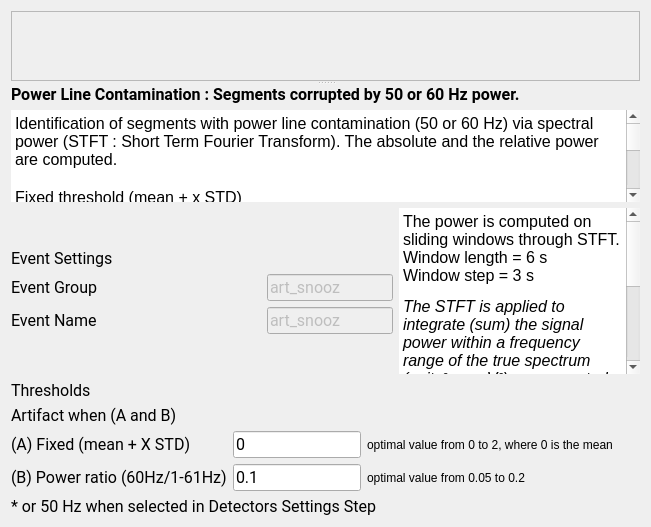
<?xml version="1.0" encoding="UTF-8"?>
<ui version="4.0">
 <class>PowerLineStep</class>
 <widget class="QWidget" name="PowerLineStep">
  <property name="geometry">
   <rect>
    <x>0</x>
    <y>0</y>
    <width>651</width>
    <height>527</height>
   </rect>
  </property>
  <property name="windowTitle">
   <string>Form</string>
  </property>
  <property name="styleSheet">
   <string notr="true">font: 12pt &quot;Roboto&quot;;</string>
  </property>
  <layout class="QVBoxLayout" name="verticalLayout_4">
   <item>
    <widget class="QSplitter" name="splitter">
     <property name="orientation">
      <enum>Qt::Vertical</enum>
     </property>
     <widget class="QScrollArea" name="scrollArea">
      <property name="sizePolicy">
       <sizepolicy hsizetype="Expanding" vsizetype="Preferred">
        <horstretch>0</horstretch>
        <verstretch>0</verstretch>
       </sizepolicy>
      </property>
      <property name="widgetResizable">
       <bool>true</bool>
      </property>
      <widget class="QWidget" name="scrollAreaWidgetContents">
       <property name="geometry">
        <rect>
         <x>0</x>
         <y>0</y>
         <width>1549</width>
         <height>164</height>
        </rect>
       </property>
       <layout class="QHBoxLayout" name="horizontalLayout">
        <item>
         <widget class="QLabel" name="label_10">
          <property name="text">
           <string/>
          </property>
          <property name="pixmap">
           <pixmap resource="PowerLine_res.qrc">:/powerline/powerLine_marked.png</pixmap>
          </property>
          <property name="alignment">
           <set>Qt::AlignCenter</set>
          </property>
         </widget>
        </item>
       </layout>
      </widget>
     </widget>
     <widget class="QWidget" name="layoutWidget">
      <layout class="QVBoxLayout" name="verticalLayout_3">
       <item>
        <widget class="QLabel" name="label_9">
         <property name="font">
          <font>
           <family>Roboto</family>
           <pointsize>12</pointsize>
           <weight>50</weight>
           <italic>false</italic>
           <bold>false</bold>
          </font>
         </property>
         <property name="text">
          <string>&lt;html&gt;&lt;head/&gt;&lt;body&gt;&lt;p&gt;&lt;span style=&quot; font-weight:600;&quot;&gt;Power Line Contamination : Segments corrupted by 50 or 60 Hz power.&lt;/span&gt;&lt;/p&gt;&lt;/body&gt;&lt;/html&gt;</string>
         </property>
        </widget>
       </item>
       <item>
        <widget class="QTextEdit" name="description_textEdit">
         <property name="sizePolicy">
          <sizepolicy hsizetype="Expanding" vsizetype="Expanding">
           <horstretch>0</horstretch>
           <verstretch>0</verstretch>
          </sizepolicy>
         </property>
         <property name="autoFillBackground">
          <bool>true</bool>
         </property>
         <property name="styleSheet">
          <string notr="true"/>
         </property>
         <property name="frameShape">
          <enum>QFrame::HLine</enum>
         </property>
         <property name="frameShadow">
          <enum>QFrame::Plain</enum>
         </property>
         <property name="lineWidth">
          <number>0</number>
         </property>
         <property name="readOnly">
          <bool>true</bool>
         </property>
         <property name="html">
          <string>&lt;!DOCTYPE HTML PUBLIC &quot;-//W3C//DTD HTML 4.0//EN&quot; &quot;http://www.w3.org/TR/REC-html40/strict.dtd&quot;&gt;
&lt;html&gt;&lt;head&gt;&lt;meta name=&quot;qrichtext&quot; content=&quot;1&quot; /&gt;&lt;style type=&quot;text/css&quot;&gt;
p, li { white-space: pre-wrap; }
&lt;/style&gt;&lt;/head&gt;&lt;body style=&quot; font-family:'Roboto'; font-size:12pt; font-weight:400; font-style:normal;&quot;&gt;
&lt;p style=&quot; margin-top:0px; margin-bottom:0px; margin-left:0px; margin-right:0px; -qt-block-indent:0; text-indent:0px;&quot;&gt;Identification of segments with power line contamination (50 or 60 Hz) via spectral power (STFT : Short Term Fourier Transform). The absolute and the relative power are computed. &lt;/p&gt;
&lt;p style=&quot;-qt-paragraph-type:empty; margin-top:0px; margin-bottom:0px; margin-left:0px; margin-right:0px; -qt-block-indent:0; text-indent:0px;&quot;&gt;&lt;br /&gt;&lt;/p&gt;
&lt;p style=&quot; margin-top:0px; margin-bottom:0px; margin-left:0px; margin-right:0px; -qt-block-indent:0; text-indent:0px;&quot;&gt;&lt;span style=&quot; text-decoration: underline;&quot;&gt;Fixed threshold&lt;/span&gt;&lt;span style=&quot; color:#000000;&quot;&gt; (mean + x STD)&lt;/span&gt;&lt;/p&gt;
&lt;p style=&quot; margin-top:0px; margin-bottom:0px; margin-left:0px; margin-right:0px; -qt-block-indent:0; text-indent:0px;&quot;&gt;The power is log10 transformed to make the data more normally distributed, however the distribution of the power of all selected channels is often skewed right du to artifacts.&lt;/p&gt;
&lt;p style=&quot; margin-top:0px; margin-bottom:0px; margin-left:0px; margin-right:0px; -qt-block-indent:0; text-indent:0px;&quot;&gt;The distribution is then modeled by a 3-components Gaussian Mixture Model (GMM).&lt;/p&gt;
&lt;p style=&quot; margin-top:0px; margin-bottom:0px; margin-left:0px; margin-right:0px; -qt-block-indent:0; text-indent:0px;&quot;&gt;The threshold is multiplied by the standard deviation (STD) and added to the mean of the main gaussian (over a mixture of 3).&lt;/p&gt;
&lt;p style=&quot; margin-top:0px; margin-bottom:0px; margin-left:0px; margin-right:0px; -qt-block-indent:0; text-indent:0px;&quot;&gt;An artifact is possibly identified when the log10(power) &amp;gt; (mean + threshold*STD)&lt;/p&gt;
&lt;p style=&quot;-qt-paragraph-type:empty; margin-top:0px; margin-bottom:0px; margin-left:0px; margin-right:0px; -qt-block-indent:0; text-indent:0px;&quot;&gt;&lt;br /&gt;&lt;/p&gt;
&lt;p style=&quot; margin-top:0px; margin-bottom:0px; margin-left:0px; margin-right:0px; -qt-block-indent:0; text-indent:0px;&quot;&gt;&lt;span style=&quot; text-decoration: underline;&quot;&gt;Power ratio threshold&lt;/span&gt; (relative power)&lt;/p&gt;
&lt;p style=&quot; margin-top:0px; margin-bottom:0px; margin-left:0px; margin-right:0px; -qt-block-indent:0; text-indent:0px;&quot;&gt;Power line contamination can be masked (thus non-disturbing) by a strong low frequency signal. An artifact is possibly identified when the relative power (60 Hz)/(1-61 Hz) &amp;gt; threshold.&lt;/p&gt;
&lt;p style=&quot;-qt-paragraph-type:empty; margin-top:0px; margin-bottom:0px; margin-left:0px; margin-right:0px; -qt-block-indent:0; text-indent:0px;&quot;&gt;&lt;br /&gt;&lt;/p&gt;
&lt;p style=&quot; margin-top:0px; margin-bottom:0px; margin-left:0px; margin-right:0px; -qt-block-indent:0; text-indent:0px;&quot;&gt;A segment whose power exceeds the 2 thresholds is considered an artifact.&lt;/p&gt;&lt;/body&gt;&lt;/html&gt;</string>
         </property>
        </widget>
       </item>
      </layout>
     </widget>
    </widget>
   </item>
   <item>
    <layout class="QGridLayout" name="gridLayout_2">
     <item row="0" column="0">
      <layout class="QVBoxLayout" name="verticalLayout">
       <item>
        <spacer name="verticalSpacer_2">
         <property name="orientation">
          <enum>Qt::Vertical</enum>
         </property>
         <property name="sizeType">
          <enum>QSizePolicy::Fixed</enum>
         </property>
         <property name="sizeHint" stdset="0">
          <size>
           <width>20</width>
           <height>40</height>
          </size>
         </property>
        </spacer>
       </item>
       <item>
        <widget class="QLabel" name="label_4">
         <property name="minimumSize">
          <size>
           <width>0</width>
           <height>20</height>
          </size>
         </property>
         <property name="maximumSize">
          <size>
           <width>16777215</width>
           <height>20</height>
          </size>
         </property>
         <property name="font">
          <font>
           <family>Roboto</family>
           <pointsize>12</pointsize>
           <weight>50</weight>
           <italic>false</italic>
           <bold>false</bold>
          </font>
         </property>
         <property name="text">
          <string>Event Settings</string>
         </property>
        </widget>
       </item>
       <item>
        <layout class="QFormLayout" name="formLayout">
         <item row="0" column="0">
          <widget class="QLabel" name="label_3">
           <property name="minimumSize">
            <size>
             <width>140</width>
             <height>0</height>
            </size>
           </property>
           <property name="font">
            <font>
             <family>Roboto</family>
             <pointsize>12</pointsize>
             <weight>50</weight>
             <italic>false</italic>
             <bold>false</bold>
            </font>
           </property>
           <property name="text">
            <string>Event Group</string>
           </property>
          </widget>
         </item>
         <item row="0" column="1">
          <widget class="QLineEdit" name="group_lineEdit">
           <property name="enabled">
            <bool>false</bool>
           </property>
           <property name="maximumSize">
            <size>
             <width>250</width>
             <height>16777215</height>
            </size>
           </property>
           <property name="font">
            <font>
             <family>Roboto</family>
             <pointsize>12</pointsize>
             <weight>50</weight>
             <italic>false</italic>
             <bold>false</bold>
            </font>
           </property>
           <property name="toolTip">
            <string>In which &quot;Event Group&quot; the detected artifact are added (label in the annotation file). Go to the general Detectors Settings to edit the group.</string>
           </property>
           <property name="text">
            <string>art_snooz</string>
           </property>
          </widget>
         </item>
         <item row="1" column="0">
          <widget class="QLabel" name="label_11">
           <property name="minimumSize">
            <size>
             <width>250</width>
             <height>0</height>
            </size>
           </property>
           <property name="font">
            <font>
             <family>Roboto</family>
             <pointsize>12</pointsize>
             <weight>50</weight>
             <italic>false</italic>
             <bold>false</bold>
            </font>
           </property>
           <property name="text">
            <string>Event Name</string>
           </property>
          </widget>
         </item>
         <item row="1" column="1">
          <widget class="QLineEdit" name="name_rel_lineEdit">
           <property name="enabled">
            <bool>false</bool>
           </property>
           <property name="maximumSize">
            <size>
             <width>250</width>
             <height>16777215</height>
            </size>
           </property>
           <property name="font">
            <font>
             <family>Roboto</family>
             <pointsize>12</pointsize>
             <weight>50</weight>
             <italic>false</italic>
             <bold>false</bold>
            </font>
           </property>
           <property name="toolTip">
            <string>The event name of the detected artifact based on the absolute power. Go to the general Detectors Settings to edit the name.</string>
           </property>
           <property name="text">
            <string>art_snooz</string>
           </property>
          </widget>
         </item>
        </layout>
       </item>
      </layout>
     </item>
     <item row="0" column="1" rowspan="2">
      <widget class="QTextEdit" name="settings_textEdit">
       <property name="focusPolicy">
        <enum>Qt::NoFocus</enum>
       </property>
       <property name="contextMenuPolicy">
        <enum>Qt::NoContextMenu</enum>
       </property>
       <property name="acceptDrops">
        <bool>false</bool>
       </property>
       <property name="autoFillBackground">
        <bool>true</bool>
       </property>
       <property name="styleSheet">
        <string notr="true"/>
       </property>
       <property name="frameShape">
        <enum>QFrame::HLine</enum>
       </property>
       <property name="frameShadow">
        <enum>QFrame::Plain</enum>
       </property>
       <property name="lineWidth">
        <number>0</number>
       </property>
       <property name="readOnly">
        <bool>true</bool>
       </property>
       <property name="html">
        <string>&lt;!DOCTYPE HTML PUBLIC &quot;-//W3C//DTD HTML 4.0//EN&quot; &quot;http://www.w3.org/TR/REC-html40/strict.dtd&quot;&gt;
&lt;html&gt;&lt;head&gt;&lt;meta name=&quot;qrichtext&quot; content=&quot;1&quot; /&gt;&lt;style type=&quot;text/css&quot;&gt;
p, li { white-space: pre-wrap; }
&lt;/style&gt;&lt;/head&gt;&lt;body style=&quot; font-family:'Roboto'; font-size:12pt; font-weight:400; font-style:normal;&quot;&gt;
&lt;p style=&quot; margin-top:12px; margin-bottom:12px; margin-left:0px; margin-right:0px; -qt-block-indent:0; text-indent:0px;&quot;&gt;&lt;span style=&quot; color:#000000;&quot;&gt;The power is computed on sliding windows through STFT.&lt;br /&gt;Window length = 6 s&lt;br /&gt;Window step = 3 s &lt;/span&gt;&lt;/p&gt;
&lt;p style=&quot; margin-top:12px; margin-bottom:12px; margin-left:0px; margin-right:0px; -qt-block-indent:0; text-indent:0px;&quot;&gt;&lt;span style=&quot; font-style:italic; color:#000000;&quot;&gt;The STFT is applied to integrate (sum) the signal power within a frequency range of the true spectrum (units² ex. µV²) as suggested in [1].&lt;/span&gt;&lt;/p&gt;
&lt;p style=&quot; margin-top:12px; margin-bottom:12px; margin-left:0px; margin-right:0px; -qt-block-indent:0; text-indent:0px;&quot;&gt;&lt;a href=&quot;https://pubmed.ncbi.nlm.nih.gov/12723066/&quot;&gt;&lt;span style=&quot; text-decoration: underline; color:#000000;&quot;&gt;Reference&lt;/span&gt;&lt;/a&gt;&lt;/p&gt;
&lt;p style=&quot; margin-top:12px; margin-bottom:12px; margin-left:0px; margin-right:0px; -qt-block-indent:0; text-indent:0px;&quot;&gt;&lt;span style=&quot; color:#000000;&quot;&gt;[1] Cox, R. &amp;amp; Fell, J. Analyzing human sleep EEG: A methodological primer with code implementation. Sleep Medicine Reviews54, 101353 (2020).&lt;/span&gt;&lt;/p&gt;&lt;/body&gt;&lt;/html&gt;</string>
       </property>
      </widget>
     </item>
     <item row="1" column="0">
      <spacer name="verticalSpacer">
       <property name="orientation">
        <enum>Qt::Vertical</enum>
       </property>
       <property name="sizeType">
        <enum>QSizePolicy::Fixed</enum>
       </property>
       <property name="sizeHint" stdset="0">
        <size>
         <width>20</width>
         <height>40</height>
        </size>
       </property>
      </spacer>
     </item>
    </layout>
   </item>
   <item>
    <layout class="QVBoxLayout" name="verticalLayout_2">
     <item>
      <widget class="QLabel" name="label">
       <property name="minimumSize">
        <size>
         <width>0</width>
         <height>20</height>
        </size>
       </property>
       <property name="maximumSize">
        <size>
         <width>16777215</width>
         <height>20</height>
        </size>
       </property>
       <property name="font">
        <font>
         <family>Roboto</family>
         <pointsize>12</pointsize>
         <weight>50</weight>
         <italic>false</italic>
         <bold>false</bold>
        </font>
       </property>
       <property name="text">
        <string>Thresholds </string>
       </property>
      </widget>
     </item>
     <item>
      <widget class="QLabel" name="label_8">
       <property name="font">
        <font>
         <family>Roboto</family>
         <pointsize>12</pointsize>
         <weight>50</weight>
         <italic>false</italic>
         <bold>false</bold>
        </font>
       </property>
       <property name="text">
        <string>Artifact when (A and B)</string>
       </property>
      </widget>
     </item>
     <item>
      <layout class="QGridLayout" name="gridLayout">
       <item row="1" column="1">
        <widget class="QLineEdit" name="thresh_rel_lineEdit">
         <property name="maximumSize">
          <size>
           <width>250</width>
           <height>16777215</height>
          </size>
         </property>
         <property name="font">
          <font>
           <family>Roboto</family>
           <pointsize>12</pointsize>
           <weight>50</weight>
           <italic>false</italic>
           <bold>false</bold>
          </font>
         </property>
         <property name="text">
          <string>0.1</string>
         </property>
        </widget>
       </item>
       <item row="0" column="2">
        <widget class="QLabel" name="label_7">
         <property name="text">
          <string>optimal value from 0 to 2, where 0 is the mean</string>
         </property>
        </widget>
       </item>
       <item row="0" column="1">
        <widget class="QLineEdit" name="tresh_abs_lineEdit">
         <property name="maximumSize">
          <size>
           <width>250</width>
           <height>16777215</height>
          </size>
         </property>
         <property name="font">
          <font>
           <family>Roboto</family>
           <pointsize>12</pointsize>
           <weight>50</weight>
           <italic>false</italic>
           <bold>false</bold>
          </font>
         </property>
         <property name="text">
          <string>0</string>
         </property>
        </widget>
       </item>
       <item row="1" column="0">
        <widget class="QLabel" name="label_6">
         <property name="font">
          <font>
           <family>Roboto</family>
           <pointsize>12</pointsize>
           <weight>50</weight>
           <italic>false</italic>
           <bold>false</bold>
          </font>
         </property>
         <property name="text">
          <string>&lt;html&gt;&lt;head/&gt;&lt;body&gt;&lt;p&gt;(B) Power ratio (60Hz/1-61Hz)&lt;/p&gt;&lt;/body&gt;&lt;/html&gt;</string>
         </property>
         <property name="textFormat">
          <enum>Qt::RichText</enum>
         </property>
        </widget>
       </item>
       <item row="0" column="0">
        <widget class="QLabel" name="label_2">
         <property name="minimumSize">
          <size>
           <width>0</width>
           <height>0</height>
          </size>
         </property>
         <property name="font">
          <font>
           <family>Roboto</family>
           <pointsize>12</pointsize>
           <weight>50</weight>
           <italic>false</italic>
           <bold>false</bold>
          </font>
         </property>
         <property name="text">
          <string>(A) Fixed (mean + X STD)</string>
         </property>
         <property name="textFormat">
          <enum>Qt::RichText</enum>
         </property>
        </widget>
       </item>
       <item row="1" column="2">
        <widget class="QLabel" name="label_12">
         <property name="text">
          <string>optimal value from 0.05 to 0.2</string>
         </property>
        </widget>
       </item>
       <item row="0" column="3">
        <spacer name="horizontalSpacer">
         <property name="orientation">
          <enum>Qt::Horizontal</enum>
         </property>
         <property name="sizeHint" stdset="0">
          <size>
           <width>40</width>
           <height>20</height>
          </size>
         </property>
        </spacer>
       </item>
      </layout>
     </item>
     <item>
      <widget class="QLabel" name="label_5">
       <property name="font">
        <font>
         <family>Roboto</family>
         <pointsize>12</pointsize>
         <weight>50</weight>
         <italic>false</italic>
         <bold>false</bold>
        </font>
       </property>
       <property name="text">
        <string>* or 50 Hz when selected in Detectors Settings Step</string>
       </property>
      </widget>
     </item>
    </layout>
   </item>
   <item>
    <spacer name="verticalSpacer_4">
     <property name="orientation">
      <enum>Qt::Vertical</enum>
     </property>
     <property name="sizeType">
      <enum>QSizePolicy::Expanding</enum>
     </property>
     <property name="sizeHint" stdset="0">
      <size>
       <width>20</width>
       <height>40</height>
      </size>
     </property>
    </spacer>
   </item>
  </layout>
 </widget>
 <resources>
  <include location="PowerLine_res.qrc"/>
  <include location="../../../../../scinodes_poc/src/main/python/ui/themes/themes.qrc"/>
 </resources>
 <connections/>
 <slots>
  <slot>on_choose()</slot>
  <slot>on_input_format_changed()</slot>
 </slots>
</ui>
